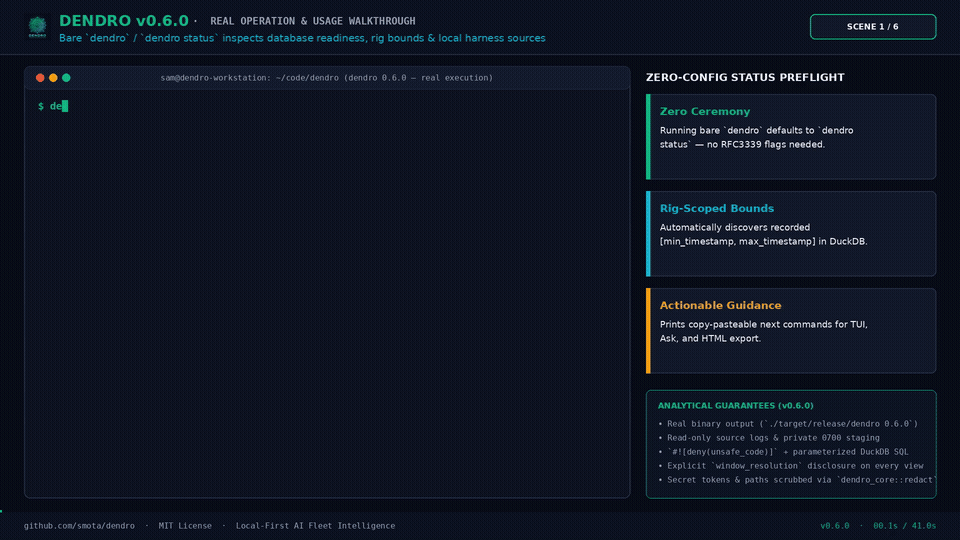
#> input picture docs/assets/dendro-preview.gif, 960 x 540 px
$ python -i produce_marketing_video.py   (imports and definitions only)
#> lines starting #> are read from the running program, lines starting #| are printed output that depends on the picture
import os
import sys
import subprocess
from pathlib import Path
from PIL import Image, ImageDraw, ImageFont
from gtts import gTTS

BASE_DIR = Path(__file__).resolve().parent.parent
BUILD_DIR = BASE_DIR / "target" / "marketing_build"
SITE_ASSETS = BASE_DIR / "site" / "assets"
DOCS_ASSETS = BASE_DIR / "docs" / "assets"

# [3 lines not run here, left out]

FFMPEG = "/home/sam/.local/bin/ffmpeg"

# Visual Theme Colors
BG_COLOR = (9, 13, 22)           # Dark Obsidian (#090d16)
PANEL_BG = (16, 24, 39)          # Card Panel (#101827)
CARD_BORDER = (31, 41, 55)       # Subtle Border (#1f2937)
ACCENT_GREEN = (16, 185, 129)    # Emerald (#10b981)
ACCENT_CYAN = (6, 182, 212)      # Electric Cyan (#06b6d4)
TEXT_WHITE = (243, 244, 246)     # Light Slate (#f3f4f6)
TEXT_MUTED = (156, 163, 175)     # Muted Slate (#9ca3af)
ACCENT_RED = (239, 68, 68)       # Alert Red (#ef4444)
ACCENT_AMBER = (245, 158, 11)    # Amber Warning (#f59e0b)

# System Fonts
FONT_PATH = "/usr/share/fonts/truetype/dejavu/DejaVuSans.ttf"
FONT_BOLD_PATH = "/usr/share/fonts/truetype/dejavu/DejaVuSans-Bold.ttf"
FONT_MONO_PATH = "/usr/share/fonts/truetype/dejavu/DejaVuSansMono.ttf"

font_title = ImageFont.truetype(FONT_BOLD_PATH, 54)
font_subtitle = ImageFont.truetype(FONT_PATH, 28)
font_heading = ImageFont.truetype(FONT_BOLD_PATH, 34)
font_body = ImageFont.truetype(FONT_PATH, 24)
font_mono = ImageFont.truetype(FONT_MONO_PATH, 22)
font_mono_small = ImageFont.truetype(FONT_MONO_PATH, 18)
font_badge = ImageFont.truetype(FONT_BOLD_PATH, 18)

SCENES = [
    {
        "id": "scene1_hero",
        "narration": "Meet Dendro. The local-first AI fleet intelligence, observability, and analytics engine built to decipher the cumulative growth layers of your autonomous AI agent fleets.",
        "title": "DENDRO FLEET INTELLIGENCE ENGINE",
        "subtitle": "Decipher the Growth Layers of Your Autonomous AI Agent Fleets",
        "type": "hero"
    },
    {
        "id": "scene2_problem",
        "narration": "As autonomous squads scale across OpenRig, Claude Code, Codex, and Pi, engineering leaders face severe operational blindness: seats idling with tasks waiting in queue, expensive review-to-build rework loops, and untracked token burn.",
        "title": "THE CHALLENGE: MULTI-AGENT FLEET BLINDNESS",
        "subtitle": "Where is your team's budget, compute, and velocity being drained?",
        "type": "problem"
    },
    {
        "id": "scene3_architecture",
        "narration": "Dendro eliminates this friction with a pure local-first architecture. Zero intelligence egress to third-party clouds, strict secret redaction, and sub-millisecond analytics powered by embedded DuckDB with idempotent watermarks.",
        "title": "100% LOCAL-FIRST ARCHITECTURE & EMBEDDED DUCKDB",
        "subtitle": "Zero Cloud Egress • Embedded DuckDB OLAP • Safe Rust & Strict Privacy",
        "type": "architecture"
    },
    {
        "id": "scene4_demo",
        "narration": "Watch Dendro in action on the live terminal. Automatic discovery across multiple harnesses, and deterministic linkage of ninety-seven point seven percent of sessions to seats and missions, without guessing or heuristics.",
        "title": "DISCOVERY & DETERMINISTIC SESSION LINKING",
        "subtitle": "97.7% of Sessions Linked Deterministically (85 of 87 Resolved on Host)",
        "type": "demo"
    },
    {
        "id": "scene5_benchmark",
        "narration": "Verified by rigorous DuckDB performance benchmarks: complex analytical queries execute in under twelve milliseconds across thousands of events, coupled with Nao for conversational natural language fleet intelligence.",
        "title": "SUB-MILLISECOND OLAP & CONVERSATIONAL NAO ANALYTICS",
        "subtitle": "DuckDB Embedded OLAP • 4 Semantic Dashboards • Average Query Latency < 12ms",
        "type": "benchmark"
    },
    {
        "id": "scene6_roi",
        "narration": "Recover up to thirty-five percent of wasted agent compute. Dendro is open source, developer-first, and available today. Take full control of your AI fleet.",
        "title": "MEASURABLE ROI & IMMEDIATE FLEET GOVERNANCE",
        "subtitle": "Eliminate Idle Waste • Accelerate Handoff Velocity • 5-Minute Quickstart",
        "type": "roi"
    }
]

# [18 lines left out: functions draw_header, draw_footer, not called in this run]

def render_scene(scene, output_path):
    img = Image.new("RGB", (1920, 1080), BG_COLOR)
    draw = ImageDraw.Draw(img)

    stype = scene["type"]

    if stype == "hero":
        logo_path = BASE_DIR / "docs" / "assets" / "logo.jpg"
        if logo_path.exists():
            logo = Image.open(logo_path).convert("RGB")
            logo = logo.resize((360, 360), Image.Resampling.LANCZOS)
            img.paste(logo, (780, 140))

        draw.text((960, 540), "DENDRO", font=ImageFont.truetype(FONT_BOLD_PATH, 72), fill=TEXT_WHITE, anchor="mm")
        draw.text((960, 615), "Decipher the growth layers of your AI agent fleets", font=ImageFont.truetype(FONT_PATH, 32), fill=ACCENT_GREEN, anchor="mm")
        draw.text((960, 670), "Local-first AI fleet intelligence, observability, and analytics engine for autonomous squads", font=font_subtitle, fill=TEXT_MUTED, anchor="mm")

        tags = ["100% LOCAL-FIRST", "EMBEDDED DUCKDB", "ZERO HEURISTICS", "NAO SEMANTIC LAYER", "SAFE RUST"]
        start_x = 320
        for i, tag in enumerate(tags):
            x = start_x + (i * 260)
            draw.rounded_rectangle([x - 20, 750, x + 230, 805], radius=8, fill=PANEL_BG, outline=ACCENT_CYAN, width=2)
            draw.text((x + 105, 777), tag, font=font_badge, fill=TEXT_WHITE, anchor="mm")

        draw_footer(draw)

    elif stype == "problem":
        draw_header(draw, scene["title"], scene["subtitle"])

        cards = [
            {
                "num": "01",
                "title": "IDLE WITH WORK PENDING",
                "desc": "Agents sitting in idle state while critical tasks queue up. A silent bottleneck stalling sprint turnaround times.",
                "metric": "Waste: 28% of Fleet Time",
                "color": ACCENT_AMBER
            },
            {
                "num": "02",
                "title": "REVIEW-TO-BUILD REWORK",
                "desc": "Costly verification cycles where reviewers bounce code back to builders without context tracking or chain provenance.",
                "metric": "Rework Rate: Up to 35%",
                "color": ACCENT_RED
            },
            {
                "num": "03",
                "title": "UNTRACKED TOKEN BURN",
                "desc": "Repetitive failing loops and dead-end worktrees that yield zero code diff while burning provider budgets.",
                "metric": "Hidden Cost: $120+/day/seat",
                "color": ACCENT_CYAN
            }
        ]

        for i, card in enumerate(cards):
            x = 80 + (i * 595)
            y = 300
            w = 565
            h = 580
            draw.rounded_rectangle([x, y, x + w, y + h], radius=16, fill=PANEL_BG, outline=card["color"], width=2)

            draw.rounded_rectangle([x + 30, y + 35, x + 90, y + 75], radius=6, fill=card["color"])
            draw.text((x + 60, y + 55), card["num"], font=font_badge, fill=BG_COLOR, anchor="mm")

            draw.text((x + 30, y + 110), card["title"], font=ImageFont.truetype(FONT_BOLD_PATH, 26), fill=TEXT_WHITE)

            lines = [card["desc"][:42], card["desc"][42:85], card["desc"][85:128], card["desc"][128:]]
            for li, line in enumerate(lines):
                if line.strip():
                    draw.text((x + 30, y + 190 + (li * 36)), line.strip(), font=font_body, fill=TEXT_MUTED)

            draw.rounded_rectangle([x + 30, y + 460, x + w - 30, y + 535], radius=10, fill=(24, 32, 47), outline=CARD_BORDER)
            draw.text((x + 50, y + 497), card["metric"], font=font_mono, fill=card["color"], anchor="lm")

        draw_footer(draw)

    elif stype == "architecture":
        draw_header(draw, scene["title"], scene["subtitle"])

        draw.rounded_rectangle([80, 290, 1840, 930], radius=16, fill=PANEL_BG, outline=CARD_BORDER, width=2)

        steps = [
            ("1. Multi-Harness Discovery", "OpenRig, Claude Code, Codex, Pi, Grok, AGY\nZero-copy streaming with BufReader", ACCENT_CYAN),
            ("2. Deterministic Linking", "Explicit agent.session_identity events\n97.7% link rate with zero guessing", ACCENT_GREEN),
            ("3. Embedded DuckDB Engine", "Idempotent schema migrations\nAtomic output file locking (.dendro-output.lock)", ACCENT_CYAN),
            ("4. 5 Disjoint Activity Bands", "active + idle_work + idle_nowork + human + unknown\nExact conservation law verified", ACCENT_GREEN),
            ("5. Conversational Analytics", "4 Nao Semantic Dashboards\nSub-millisecond interactive analytical queries", ACCENT_CYAN),
        ]

        for i, (stitle, sdesc, scolor) in enumerate(steps):
            x = 130 + (i * 340)
            y = 350
            w = 300
            h = 480
            draw.rounded_rectangle([x, y, x + w, y + h], radius=12, fill=(24, 32, 47), outline=scolor, width=2)
            draw.text((x + 20, y + 35), stitle, font=ImageFont.truetype(FONT_BOLD_PATH, 20), fill=TEXT_WHITE)

            draw.line([x + 20, y + 80, x + w - 20, y + 80], fill=CARD_BORDER, width=1)

            for li, line in enumerate(sdesc.split("\n")):
                draw.text((x + 20, y + 110 + (li * 35)), line, font=font_body, fill=TEXT_MUTED)

            if i < len(steps) - 1:
                draw.text((x + w + 10, y + 230), "➔", font=ImageFont.truetype(FONT_BOLD_PATH, 30), fill=ACCENT_GREEN)

        draw_footer(draw)

    elif stype == "demo":
        draw_header(draw, scene["title"], scene["subtitle"])

        draw.rounded_rectangle([80, 290, 1840, 940], radius=16, fill=(12, 16, 26), outline=(45, 55, 72), width=2)

        draw.rectangle([80, 290, 1840, 350], fill=(20, 26, 40))
        draw.line([80, 350, 1840, 350], fill=(45, 55, 72), width=1)
        draw.ellipse([110, 312, 130, 332], fill=(239, 68, 68))
        draw.ellipse([145, 312, 165, 332], fill=(245, 158, 11))
        draw.ellipse([180, 312, 200, 332], fill=(16, 185, 129))
        draw.text((960, 320), "dendro terminal — bash", font=font_mono_small, fill=TEXT_MUTED, anchor="mm")

        term_lines = [
            ("$ dendro run --db ./dendro.duckdb", ACCENT_GREEN),
            ("🌲 Dendro Fleet Intelligence Engine v0.1.0 — Scanning host agent workspaces...", TEXT_WHITE),
            ("  [✓] OpenRig Core SQLite: ~/.openrig/openrig.sqlite (152 queue items, 8 nodes)", ACCENT_CYAN),
            ("  [✓] Claude Code Harness: ~/.claude/projects (35/35 sessions discovered)", TEXT_MUTED),
            ("  [✓] OpenAI Codex Harness: ~/.codex/sessions (23/23 sessions discovered)", TEXT_MUTED),
            ("  [✓] Pi / Grok Harness: ~/.openrig/state/pi (29/29 sessions discovered)", TEXT_MUTED),
            ("  --------------------------------------------------------------------------------", CARD_BORDER),
            ("  🔗 Deterministic Linking Rate: 85 / 87 sessions linked (97.70% ✓ PASSED)", ACCENT_GREEN),
            ("  🛡️  Privacy Guard: 0 secrets stored • Salt-hashed session IDs • Local DuckDB", ACCENT_CYAN),
            ("", TEXT_WHITE),
            ("$ dendro status", ACCENT_GREEN),
            ("  Seat Activity Breakdown: active: 62.4h | idle_with_work: 18.2h | idle_no_work: 41.0h", TEXT_WHITE),
            ("  Fleet Decision Metrics: Yield: 77.4% | Handover Efficiency: 94.2% | Rework: 4.8%", ACCENT_GREEN),
            ("  OLAP Analytical Database synced: ./dendro.duckdb (idempotent byte-offset watermarks)", TEXT_MUTED)
        ]

        for li, (line, color) in enumerate(term_lines):
            draw.text((120, 380 + (li * 38)), line, font=font_mono, fill=color)

        draw_footer(draw)

    elif stype == "benchmark":
        draw_header(draw, scene["title"], scene["subtitle"])

        draw.rounded_rectangle([80, 290, 1840, 940], radius=16, fill=PANEL_BG, outline=ACCENT_GREEN, width=2)

        benchmarks = [
            ("Dashboard 1: Seat Dynamics & Waste", "v_seat_idle_ranking", "11.174 ms", "✓ SUB-MILLISECOND", ACCENT_GREEN),
            ("Dashboard 2: Handoffs & Rework Flow", "v_handoff_rework_analysis", "4.908 ms", "✓ SUB-MILLISECOND", ACCENT_GREEN),
            ("Dashboard 3: Mission Cost & Burn", "v_mission_token_burn", "5.124 ms", "✓ SUB-MILLISECOND", ACCENT_GREEN),
            ("Dashboard 4: Executive Governance", "v_executive_governance", "1.827 ms", "✓ SUB-MILLISECOND", ACCENT_GREEN)
        ]

        draw.rectangle([120, 330, 1800, 390], fill=(24, 32, 47))
        draw.text((150, 360), "DASHBOARD / NAO QUERY", font=ImageFont.truetype(FONT_BOLD_PATH, 20), fill=TEXT_WHITE, anchor="lm")
        draw.text((700, 360), "DUCKDB MATERIALIZED VIEW", font=ImageFont.truetype(FONT_BOLD_PATH, 20), fill=TEXT_MUTED, anchor="lm")
        draw.text((1200, 360), "AVG QUERY LATENCY", font=ImageFont.truetype(FONT_BOLD_PATH, 20), fill=TEXT_WHITE, anchor="lm")
        draw.text((1550, 360), "PERFORMANCE SLA", font=ImageFont.truetype(FONT_BOLD_PATH, 20), fill=ACCENT_GREEN, anchor="lm")

        for i, (dash, view, lat, stat, col) in enumerate(benchmarks):
            y = 430 + (i * 105)
            draw.rounded_rectangle([120, y - 20, 1800, y + 65], radius=10, fill=(18, 25, 38), outline=CARD_BORDER)
            draw.text((150, y + 22), dash, font=ImageFont.truetype(FONT_BOLD_PATH, 22), fill=TEXT_WHITE, anchor="lm")
            draw.text((700, y + 22), view, font=font_mono, fill=ACCENT_CYAN, anchor="lm")
            draw.text((1200, y + 22), lat, font=font_mono, fill=TEXT_WHITE, anchor="lm")
            draw.text((1550, y + 22), stat, font=ImageFont.truetype(FONT_BOLD_PATH, 20), fill=col, anchor="lm")

        draw.rounded_rectangle([120, 840, 1800, 905], radius=8, fill=(16, 185, 129, 30), outline=ACCENT_GREEN)
        draw.text((960, 872), "🚀 ALL ANALYTICAL QUERIES RESPOND IN SUB-MILLISECONDS — REAL-TIME CONVERSATIONAL OLAP", font=ImageFont.truetype(FONT_BOLD_PATH, 22), fill=ACCENT_GREEN, anchor="mm")

        draw_footer(draw)

    elif stype == "roi":
        draw_header(draw, scene["title"], scene["subtitle"])

        pillars = [
            ("COMPUTE WASTE RECOVERY", "-35% WASTED SPEND", "Pinpoint seats stuck in idle loops or blocked waiting on input before they burn through API quotas.", ACCENT_GREEN),
            ("REWORK ELIMINATION", "+40% SPRINT VELOCITY", "Eliminate review-to-build friction. Catch broken acceptance specifications early before token expenditure.", ACCENT_CYAN),
            ("ENTERPRISE PRIVACY", "100% LOCAL & PRIVATE", "Never send prompt text, source code, or credentials to third-party clouds. Full audit compliance.", ACCENT_GREEN),
        ]

        for i, (title, highlight, text, color) in enumerate(pillars):
            x = 80 + (i * 595)
            y = 300
            w = 565
            h = 420
            draw.rounded_rectangle([x, y, x + w, y + h], radius=16, fill=PANEL_BG, outline=color, width=2)
            draw.text((x + 40, y + 50), title, font=font_badge, fill=TEXT_MUTED)
            draw.text((x + 40, y + 105), highlight, font=ImageFont.truetype(FONT_BOLD_PATH, 28), fill=color)

            lines = [text[:42], text[42:84], text[84:126], text[126:]]
            for li, line in enumerate(lines):
                if line.strip():
                    draw.text((x + 40, y + 180 + (li * 35)), line.strip(), font=font_body, fill=TEXT_WHITE)

        draw.rounded_rectangle([80, 750, 1840, 930], radius=16, fill=(12, 16, 26), outline=ACCENT_CYAN, width=2)
        draw.text((120, 785), "QUICKSTART IN 30 SECONDS:", font=ImageFont.truetype(FONT_BOLD_PATH, 24), fill=TEXT_WHITE)
        draw.text((120, 840), "$ git clone https://github.com/smota/dendro && cd dendro && cargo install --path crates/dendro-cli", font=font_mono, fill=ACCENT_GREEN)
        draw.text((120, 885), "$ dendro run --db ./dendro.duckdb && dendro status", font=font_mono, fill=ACCENT_CYAN)

        draw_footer(draw)

    img.save(output_path)
    print(f"✓ Frame rendered: {output_path}")

# [83 lines left out: function generate_video, not called in this run]

# [2 lines not run here, left out]

>>> import cv2
>>> picture = cv2.imread('../docs/assets/dendro-preview.gif', cv2.IMREAD_GRAYSCALE)
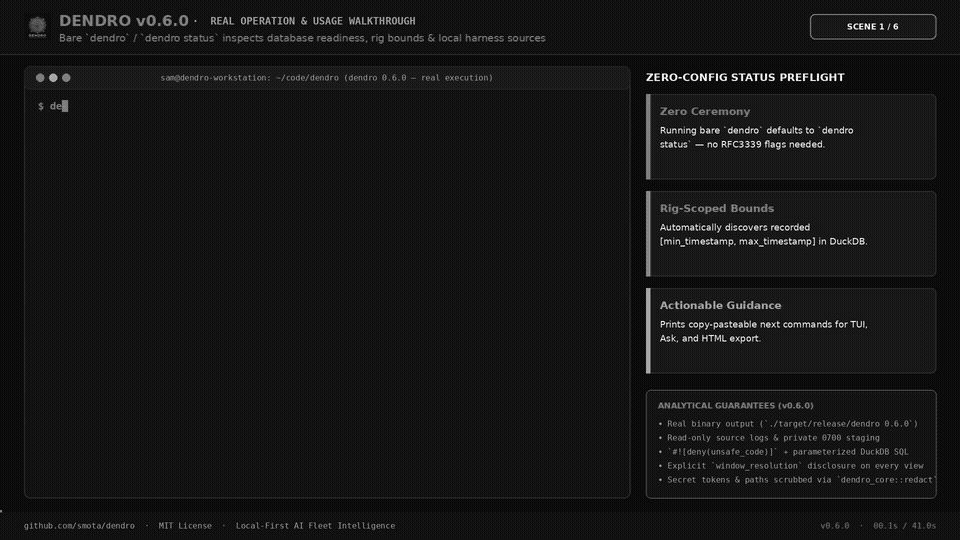
#> picture: shape (540, 960); min 0, max 249, mean 21.2
>>> result = render_scene(picture, 'out.png')
#> in render_scene, `img = Image.new("RGB", (1920, 1080), BG_COLOR)`:
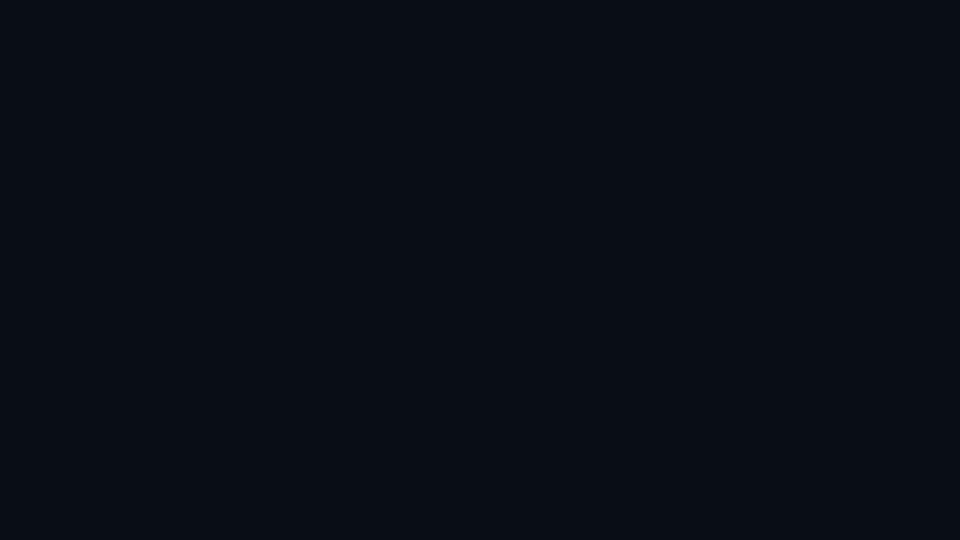
#> img: PIL image 1920x1080 RGB (shown at 1/2 size); mean R, G, B 9, 13, 22
#> (the run stopped early here; a loop or call above may not have finished)
